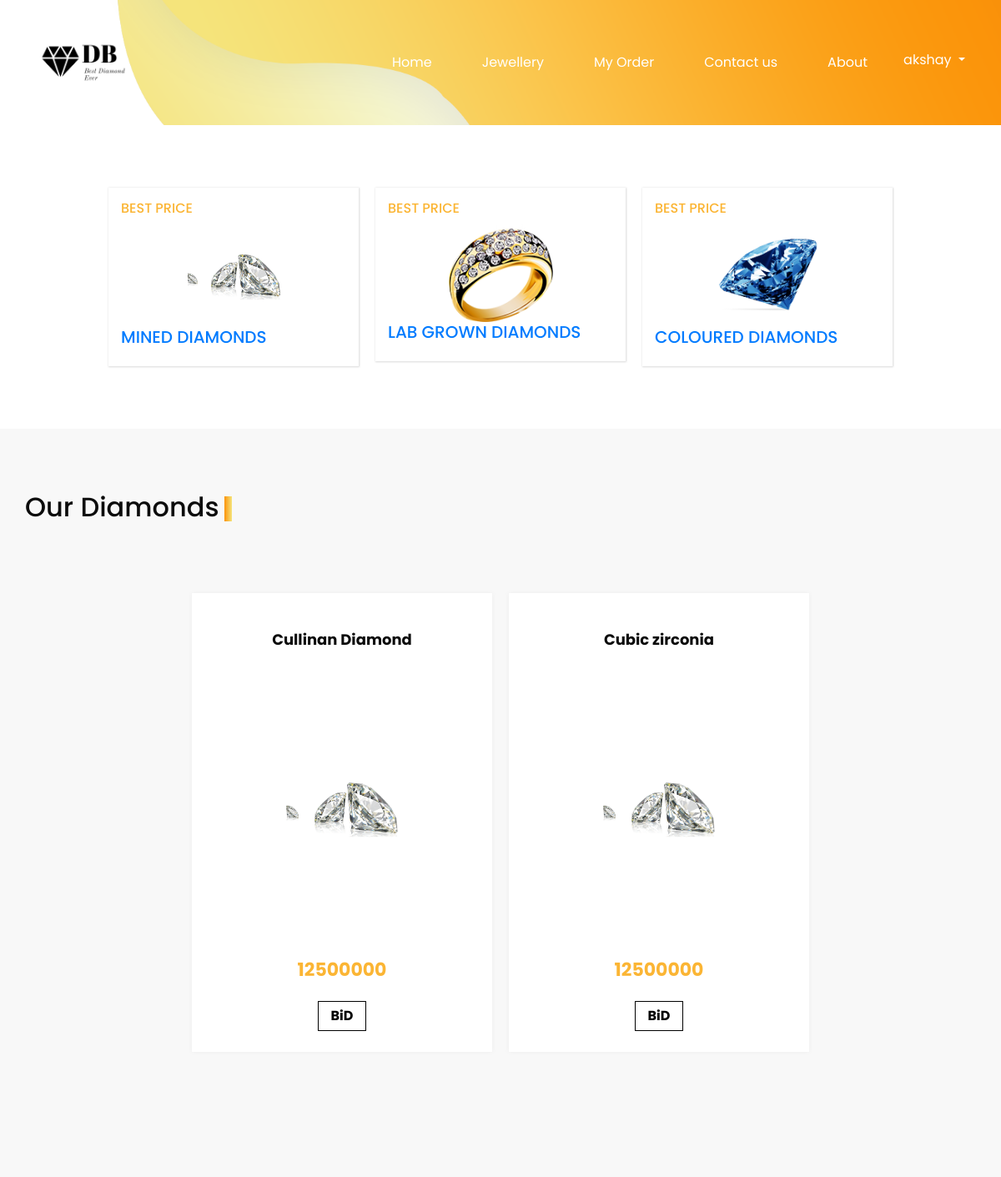
The app's page /productcat/1 (signed in) with its own data.
### app1/models.py (models this page shows, shortened)
class BuyerRegister(models.Model):
    name=models.CharField(max_length=20,default='',verbose_name='User Name')
    email=models.EmailField(max_length=50,verbose_name='Email',default=None)
    number=models.IntegerField(default='',verbose_name='Contact No')
    gst_number=models.CharField(max_length=50,verbose_name='GST No')
    address=models.TextField(default=None)
    password=models.CharField(default=None,max_length=20,verbose_name='Password')
    status=models.BooleanField(default=False)
    mailsend=models.BooleanField(default=False)
    def __str__(self):
        return self.name

class Product_Category(models.Model):
    name=models.CharField(max_length=20,verbose_name='Category Name')
    img=models.ImageField(upload_to="Category")

class Product(models.Model):
    SellerId=models.CharField(max_length=100)
    category = models.ForeignKey(Product_Category,on_delete=models.CASCADE)
    productImage = models.ImageField(upload_to="product")
    productName = models.CharField(max_length=100)
    productPrice = models.IntegerField(default=0)
    productDescription = models.TextField(default="")
    quantity=models.CharField(max_length=200)
    startdate=models.DateField(default=None)
    enddate=models.DateField(default=None)
    status=models.BooleanField(default=False)

### app1/views.py (the view, shortened to what this page needs)
# urls.py: path('productcat/<int:id>',productcat,name="productcat"),
def productcat(request,id):
    sData = SessionData(request)
    if request.session.has_key('buyer'):
        user= request.session['buyer']
        data=BuyerRegister.objects.get(email=user)
        category=Product_Category.objects.all()
        productdata=Product.objects.filter(category=id) & Product.objects.filter(status=False)
        return render (request,'Diamonds.html',{'sessionbuyer':user,'name':data,'ab':category,'productdata':productdata})
    else:
        category=Product_Category.objects.all()
        productdata=Product.objects.filter(category=id) & Product.objects.filter(status=False)
        return render (request,'Diamonds.html',{'ab':category,'productdata':productdata})

### app1/templates/Diamonds.html (shortened to what this page needs)
{% extends 'base.html' %}
{% load static %}
{% block content %}
  <div class="item_section layout_padding2">
    <div class="container">
      <div class="item_container">
        {% for i in ab %}
        <a  href="{% url 'productcat' i.id %}">
        <div class="box">
          <div class="price">
            <h6>
              Best PRICE
            </h6>
          </div>
          <div class="img-box">
            <img src="{{i.img.url}}" alt="">
          </div>
          <div class="name">
            <h5>
              {{i.name}}
            </h5>
          </div>
        </div>
      </a>
        {% endfor %}
      </div>
    </div>
  </div>
  <section class="price_section layout_padding">
    <div class="container">
      <div class="heading_container">
        <h2>
          Our Diamonds
        </h2>
      </div>
      <div class="price_container">
        {% for i in productdata  %}
        <div class="box">
          <div class="name">
            <h6>
              {{i.productName}}
            </h6>
          </div>
          <div class="img-box">
            <img src="{{i.productImage.url}}" alt="">
          </div>
          <div class="detail-box">
            <h5>
              <span>{{i.productPrice}}</span>
            </h5>
            {% if sessionvendor %}
            <a href="#">
              BID
            </a>
            {% else %}
            <a href="{% url 'singleproduct' i.id %}">
              BiD
            </a>
            {% endif %}
          </div>
        </div>
        {% endfor %}
      </div>
    </div>
  </section>
  {% endblock%}

### app1/templates/base.html (shortened to what this page needs)
{% load static %}
<!DOCTYPE html>
<html>
<head>
  <link rel="stylesheet" type="text/css" href="https://cdnjs.cloudflare.com/ajax/libs/OwlCarousel2/2.1.3/assets/owl.carousel.min.css" />
  <link rel="stylesheet" type="text/css" href="{% static 'css/bootstrap.css' %}" />
  <link href="{% static 'css/style.css' %}" rel="stylesheet" />
  <link href="{% static 'css/responsive.css' %}" rel="stylesheet" />
</head>
<body class="sub_page">
  <div class="hero_area">
    <header class="header_section">
      <div class="container ">
        <nav class="navbar navbar-expand-lg custom_nav-container ">
          <a class="" href="{% url 'index' %}" >
            <img src="{% static 'images/logo.png' %}" alt=""width="140px">
          </a>
          <div class="collapse navbar-collapse " id="navbarSupportedContent">
            <div class="d-flex ml-auto flex-column flex-lg-row align-items-center">
              {% if sessionbuyer == None and sessionseller == None %}
              <ul class="navbar-nav  ">
                <li class="nav-item active">
                  <a class="nav-link " href="{% url 'index' %}">Home <span class="sr-only">(current)</span></a>
                </li>
                <li class="nav-item">
                  <a class="nav-link" href="{% url 'diamonds' %}">Jewellery </a>
                </li>
                <li class="nav-item">
                  <a class="nav-link" href="{% url 'contact' %}">Contact us</a>
                </li>
                <li class="nav-item">
                  <a class="nav-link" href="{% url 'about' %}"> About</a>
                </li>
                <div class="dropdown show" style="width:100px;">
                  <a class="btn dropdown-toggle text-white text-center" style="width: 100%;   box-sizing: border-box;"href="#" role="button" id="dropdownMenuLink" data-toggle="dropdown" aria-haspopup="true" aria-expanded="false">
                    Login
                  </a>
                  <div class="dropdown-menu" aria-labelledby="dropdownMenuLink" style="border: 0; border-radius: 10px; width: 100px; box-sizing: border-box;">
                    <a class="dropdown-item text-dark text-center"  href="{% url 'buyersignin' %}">Buyer</a>
                    <a class="dropdown-item text-dark text-center"  href="{% url 'sellersignin' %}">Seller </a>
                  </div>
                </div>
              </ul>
              {% elif sessionbuyer %}
              <ul class="navbar-nav  ">
                <li class="nav-item active">
                  <a class="nav-link " href="{% url 'index' %}">Home <span class="sr-only">(current)</span></a>
                </li>
                <li class="nav-item">
                  <a class="nav-link" href="{% url 'diamonds' %}">Jewellery </a>
                </li>
                <li class="nav-item">
                  <a class="nav-link" href="{% url 'buyerorder' %}">My Order</a>
                </li>
                <li class="nav-item">
                  <a class="nav-link" href="{% url 'contact' %}">Contact us</a>
                </li>
                <li class="nav-item">
        <a class="nav-link" href="{% url 'about' %}"> About</a>
                </li>
                <div class="dropdown show" style="width:100px;">
                  <a class="btn dropdown-toggle text-white text-center" style="width: 100%;   box-sizing: border-box;"href="#" role="button" id="dropdownMenuLink" data-toggle="dropdown" aria-haspopup="true" aria-expanded="false">
                    {{name}}
                  </a>
                </div>
              </ul>
              {% endif %}
            </div>
          </div>
        </nav>
      </div>
    </header>
  </div>
    {% block content %}
    {% endblock %}
  </body>
  </html>

### app1/static/css/style.css (style rules this page uses)
body { font-family: "Poppins", sans-serif; color: #0c0c0c; background-color:white; }
.layout_padding { padding: 75px 0; }
.layout_padding2 { padding: 45px 0; }
.heading_container { display: -webkit-box; display: -ms-flexbox; display: flex; }
.heading_container h2 { position: relative; }
.heading_container h2::before { content: ""; position: absolute; width: 9px; height: 30px; top: 14%; right: -15px; background: -webkit-gradient(linear, left top, right top, from(#fb930a), to(#f5e47b)); background: linear-gradient(to right, #fb930a, #f5e47b); }
.hero_area { height: 100vh; position: relative; background-image: url(../images/hero-bg.png); background-size: cover; background-repeat: no-repeat; }
.sub_page .hero_area { height: auto; background-position: top right; }
.custom_nav-container.navbar-expand-lg .navbar-nav .nav-link { padding: 10px 30px; color: #ffffff; text-align: center; }
a, a:hover, a:focus { text-decoration: none; }
.btn, .btn:focus { outline: none !important; -webkit-box-shadow: none; box-shadow: none; }
.custom_nav-container { z-index: 99999; padding: 5px 0; }
.item_section .item_container { display: -webkit-box; display: -ms-flexbox; display: flex; -webkit-box-pack: center; -ms-flex-pack: center; justify-content: center; -ms-flex-wrap: wrap; flex-wrap: wrap; }
.item_section .item_container .box { width: 300px; display: -webkit-box; display: -ms-flexbox; display: flex; -webkit-box-orient: vertical; -webkit-box-direction: normal; -ms-flex-direction: column; flex-direction: column; -webkit-box-pack: justify; -ms-flex-pack: justify; justify-content: space-between; margin: 30px 10px; padding: 15px; -webkit-box-shadow: 0px 0px 2px 0.5px rgba(0, 0, 0, 0.15); box-shadow: 0px 0px 2px 0.5px rgba(0, 0, 0, 0.15); }
.item_section .item_container .box .img-box { width: 100%; display: -webkit-box; display: -ms-flexbox; display: flex; -webkit-box-pack: center; -ms-flex-pack: center; justify-content: center; }
.item_section .item_container .box .img-box img { width: 125px; }
.item_section .item_container .box h6 { color: #fbb534; text-transform: uppercase; }
.item_section .item_container .box h5 { text-transform: uppercase; }
.price_section { background-color: #f8f8f8; }
.price_section .price_container { display: -webkit-box; display: -ms-flexbox; display: flex; -webkit-box-pack: center; -ms-flex-pack: center; justify-content: center; padding: 40px 0; -ms-flex-wrap: wrap; flex-wrap: wrap; }
.price_section .price_container .box { min-width: 300px; max-width: 360px; height: 550px; display: -webkit-box; display: -ms-flexbox; display: flex; -webkit-box-orient: vertical; -webkit-box-direction: normal; -ms-flex-direction: column; flex-direction: column; -webkit-box-align: center; -ms-flex-align: center; align-items: center; -webkit-box-pack: justify; -ms-flex-pack: justify; justify-content: space-between; margin: 35px 10px; padding: 45px 0 25px 0; text-align: center; background-color: #ffffff; -webkit-box-shadow: 0px 0px 6px 0 rgba(0, 0, 0, 0.05); box-shadow: 0px 0px 6px 0 rgba(0, 0, 0, 0.05); -webkit-box-flex: 1; -ms-flex-positive: 1; flex-grow: 1; }
.price_section .price_container .box .img-box { width: 100%; display: -webkit-box; display: -ms-flexbox; display: flex; -webkit-box-pack: center; -ms-flex-pack: center; justify-content: center; }
.price_section .price_container .box .img-box img { width: 150px; }
.price_section .price_container .box h6 { font-weight: bold; font-size: 18px; }
.price_section .price_container .box .detail-box h5 { text-transform: uppercase; font-weight: bold; font-size: 22px; }
.price_section .price_container .box .detail-box h5 span { color: #fbb534; }
.price_section .price_container .box .detail-box a { display: inline-block; padding: 5px 15px; border: 1px solid #000000; font-weight: bold; color: #000000; margin-top: 15px; }

### app1/static/css/responsive.css (style rules this page uses)
@media (min-width: 1200px) { .container { max-width: 1170px; } }

### records on screen
BuyerRegister: name "akshay"
Product_Category: img (picture), name "MINED DIAMONDS"
Product_Category: img (picture), name "LAB GROWN DIAMONDS"
Product_Category: img (picture), name "COLOURED DIAMONDS"
Product: productName "Cullinan Diamond", productImage (picture), productPrice "12500000"
Product: productName "Cubic zirconia", productImage (picture), productPrice "12500000"
